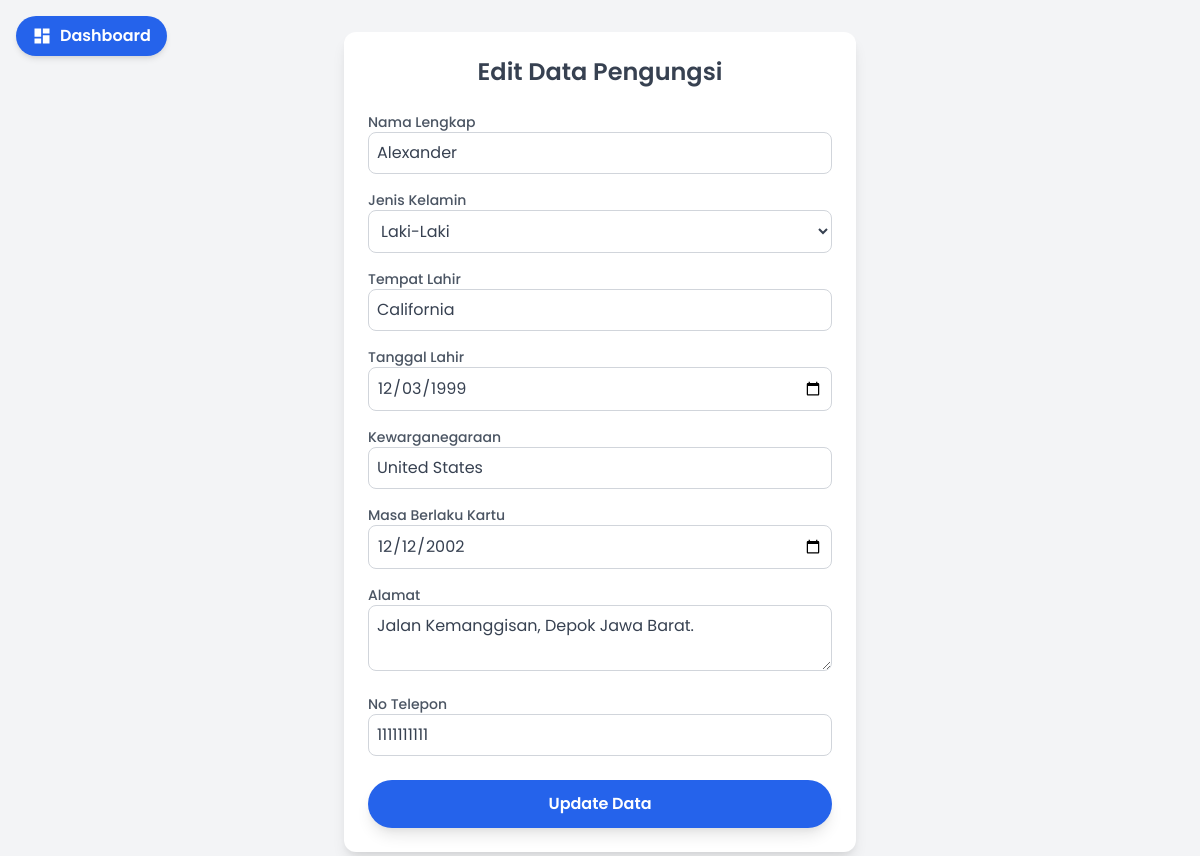
The app's page /admin/edit.php?id=10328532 with its own data.
### tables this page shows
CREATE TABLE `pengungsi` (
  `id_pengungsi` int(11) NOT NULL,
  `nama_lengkap` varchar(255) NOT NULL,
  `jenis_kelamin` enum('Laki-laki','Perempuan') NOT NULL,
  `tempat_lahir` varchar(255) NOT NULL,
  `tgl_lahir` date NOT NULL,
  `kewarganegaraan` varchar(255) NOT NULL,
  `masa_berlaku_kartu` date NOT NULL,
  `alamat` text NOT NULL,
  `no_tlp` varchar(20) NOT NULL,
  `foto` varchar(255) NOT NULL
);

### admin/edit.php (the view, shortened to what this page needs)
<?php
include 'db_connection.php';
$id_pengungsi = $_GET['id'];
$sql = "SELECT * FROM pengungsi WHERE id_pengungsi='$id_pengungsi'";
$result = $conn->query($sql);
$row = $result->fetch_assoc();
?>
<!DOCTYPE html>
<html lang="en">
<head>
    <link href="https://cdn.jsdelivr.net/npm/tailwindcss@2.2.19/dist/tailwind.min.css" rel="stylesheet">
    <link rel="stylesheet" href="https://cdn.jsdelivr.net/npm/sweetalert2@11/dist/sweetalert2.min.css">
</head>
<body class="bg-gray-100 min-h-screen flex items-center justify-center">
    <div class="fixed top-4 left-4">
        <a href="admin_dashboard.php" class="flex items-center bg-blue-600 hover:bg-blue-700 text-white font-semibold py-2 px-4 rounded-3xl shadow-md transition duration-300">
            <svg xmlns="http://www.w3.org/2000/svg" fill="currentColor" viewBox="0 0 24 24" class="w-5 h-5 mr-2">
                <path d="M3 13h8V3H3v10zm0 8h8v-6H3v6zM13 3v6h8V3h-8zm0 18h8v-10h-8v10z" />
            </svg>
            Dashboard
        </a>
    </div>
    <div class="container mx-auto my-8 max-w-lg p-6 bg-white shadow-lg rounded-xl">
        <h2 class="text-2xl font-semibold text-gray-700 mb-6 text-center">Edit Data Pengungsi</h2>
        <form action="edit.php?id=<?php echo $id_pengungsi; ?>" method="POST">
            <div class="space-y-4">
                <div>
                    <label for="nama_lengkap" class="block text-sm font-medium text-gray-600">Nama Lengkap</label>
                    <input type="text" id="nama_lengkap" name="nama_lengkap" value="<?php echo $row['nama_lengkap']; ?>" required class="w-full bg-white border border-gray-300 rounded-lg p-2 text-gray-700 focus:outline-none focus:border-blue-500">
                </div>
                <div>
                    <label for="jenis_kelamin" class="block text-sm font-medium text-gray-600">Jenis Kelamin</label>
                    <select id="jenis_kelamin" name="jenis_kelamin" required class="w-full bg-white border border-gray-300 rounded-lg p-2 text-gray-700 focus:outline-none focus:border-blue-500">
                        <option value="Laki-laki" <?php echo ($row['jenis_kelamin'] == 'Laki-laki') ? 'selected' : ''; ?>>Laki-Laki</option>
                    </select>
                </div>
                <div>
                    <label for="tempat_lahir" class="block text-sm font-medium text-gray-600">Tempat Lahir</label>
                    <input type="text" id="tempat_lahir" name="tempat_lahir" value="<?php echo $row['tempat_lahir']; ?>" required class="w-full bg-white border border-gray-300 rounded-lg p-2 text-gray-700 focus:outline-none focus:border-blue-500">
                </div>
                <div>
                    <label for="tgl_lahir" class="block text-sm font-medium text-gray-600">Tanggal Lahir</label>
                    <input type="date" id="tgl_lahir" name="tgl_lahir" value="<?php echo $row['tgl_lahir']; ?>" required class="w-full bg-white border border-gray-300 rounded-lg p-2 text-gray-700 focus:outline-none focus:border-blue-500">
                </div>
                <div>
                    <label for="kewarganegaraan" class="block text-sm font-medium text-gray-600">Kewarganegaraan</label>
                    <input type="text" id="kewarganegaraan" name="kewarganegaraan" value="<?php echo $row['kewarganegaraan']; ?>" required class="w-full bg-white border border-gray-300 rounded-lg p-2 text-gray-700 focus:outline-none focus:border-blue-500">
                </div>
                <div>
                    <label for="masa_berlaku_kartu" class="block text-sm font-medium text-gray-600">Masa Berlaku Kartu</label>
                    <input type="date" id="masa_berlaku_kartu" name="masa_berlaku_kartu" value="<?php echo $row['masa_berlaku_kartu']; ?>" required class="w-full bg-white border border-gray-300 rounded-lg p-2 text-gray-700 focus:outline-none focus:border-blue-500">
                </div>
                <div>
                    <label for="alamat" class="block text-sm font-medium text-gray-600">Alamat</label>
                    <textarea id="alamat" name="alamat" required class="w-full bg-white border border-gray-300 rounded-lg p-2 text-gray-700 focus:outline-none focus:border-blue-500"><?php echo $row['alamat']; ?></textarea>
                </div>
                <div>
                    <label for="no_tlp" class="block text-sm font-medium text-gray-600">No Telepon</label>
                    <input type="text" id="no_tlp" name="no_tlp" value="<?php echo $row['no_tlp']; ?>" required class="w-full bg-white border border-gray-300 rounded-lg p-2 text-gray-700 focus:outline-none focus:border-blue-500">
                </div>
            </div>
            <div class="mt-6">
                <button type="submit" class="w-full bg-blue-600 hover:bg-blue-700 text-white font-semibold py-3 rounded-3xl shadow-lg transition duration-300 focus:outline-none focus:ring-4 focus:ring-blue-300">Update Data</button>
            </div>
        </form>
    </div>
</body>
</html>

### admin/edit.php (style rules this page uses)
body { font-family: 'Poppins', sans-serif; }

### records on screen
pengungsi: nama_lengkap "Alexander", jenis_kelamin "Laki-Laki", tempat_lahir "California", tgl_lahir "12/03/1999", kewarganegaraan "United States", masa_berlaku_kartu "12/12/2002", alamat "Jalan Kemanggisan, Depok Jawa Barat.", no_tlp "1111111111"
